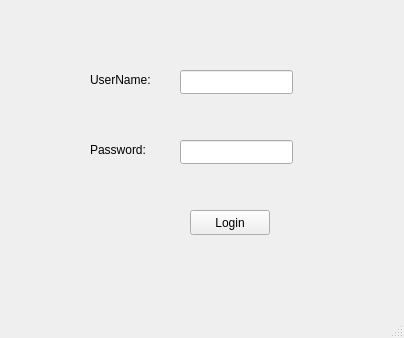
<?xml version="1.0" encoding="UTF-8"?>
<ui version="4.0">
 <class>login</class>
 <widget class="QMainWindow" name="login">
  <property name="geometry">
   <rect>
    <x>0</x>
    <y>0</y>
    <width>404</width>
    <height>338</height>
   </rect>
  </property>
  <property name="windowTitle">
   <string>login</string>
  </property>
  <widget class="QWidget" name="centralwidget">
   <widget class="QPushButton" name="pushButton">
    <property name="geometry">
     <rect>
      <x>190</x>
      <y>210</y>
      <width>80</width>
      <height>25</height>
     </rect>
    </property>
    <property name="text">
     <string>Login</string>
    </property>
   </widget>
   <widget class="QLineEdit" name="lineEdit_password">
    <property name="geometry">
     <rect>
      <x>180</x>
      <y>140</y>
      <width>113</width>
      <height>24</height>
     </rect>
    </property>
    <property name="echoMode">
     <enum>QLineEdit::Password</enum>
    </property>
   </widget>
   <widget class="QLabel" name="label">
    <property name="geometry">
     <rect>
      <x>90</x>
      <y>70</y>
      <width>71</width>
      <height>20</height>
     </rect>
    </property>
    <property name="text">
     <string>UserName:</string>
    </property>
   </widget>
   <widget class="QLabel" name="label_2">
    <property name="geometry">
     <rect>
      <x>90</x>
      <y>140</y>
      <width>71</width>
      <height>20</height>
     </rect>
    </property>
    <property name="text">
     <string>Password:</string>
    </property>
   </widget>
   <widget class="QLineEdit" name="lineEdit_username">
    <property name="geometry">
     <rect>
      <x>180</x>
      <y>70</y>
      <width>113</width>
      <height>24</height>
     </rect>
    </property>
   </widget>
  </widget>
  <widget class="QMenuBar" name="menubar">
   <property name="geometry">
    <rect>
     <x>0</x>
     <y>0</y>
     <width>404</width>
     <height>26</height>
    </rect>
   </property>
  </widget>
  <widget class="QStatusBar" name="statusbar"/>
 </widget>
 <resources/>
 <connections/>
</ui>
